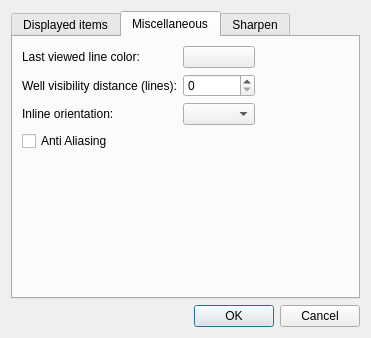
<?xml version="1.0" encoding="UTF-8"?>
<ui version="4.0">
 <class>sliceviewer::DisplayOptionsDialog</class>
 <widget class="QDialog" name="sliceviewer::DisplayOptionsDialog">
  <property name="geometry">
   <rect>
    <x>0</x>
    <y>0</y>
    <width>371</width>
    <height>338</height>
   </rect>
  </property>
  <property name="windowTitle">
   <string>Dialog</string>
  </property>
  <layout class="QVBoxLayout" name="verticalLayout_4">
   <item>
    <widget class="QTabWidget" name="tabWidget">
     <property name="currentIndex">
      <number>1</number>
     </property>
     <widget class="QWidget" name="tabDisplayedItems">
      <attribute name="title">
       <string>Displayed items</string>
      </attribute>
      <layout class="QVBoxLayout" name="verticalLayout">
       <item>
        <widget class="QCheckBox" name="cbDisplayVolumes">
         <property name="text">
          <string>Display volumes</string>
         </property>
        </widget>
       </item>
       <item>
        <widget class="QCheckBox" name="cbDisplayHorizons">
         <property name="text">
          <string>Display horizons</string>
         </property>
        </widget>
       </item>
       <item>
        <widget class="QCheckBox" name="cbDisplayWells">
         <property name="text">
          <string>Display wells</string>
         </property>
        </widget>
       </item>
       <item>
        <widget class="QCheckBox" name="cbDisplayMarkers">
         <property name="text">
          <string>Display markers</string>
         </property>
        </widget>
       </item>
       <item>
        <widget class="QCheckBox" name="cbDisplayTables">
         <property name="text">
          <string>DisplayTables</string>
         </property>
        </widget>
       </item>
       <item>
        <widget class="QCheckBox" name="cbDisplayLastViewed">
         <property name="text">
          <string>Display last viewed line</string>
         </property>
        </widget>
       </item>
       <item>
        <spacer name="verticalSpacer_2">
         <property name="orientation">
          <enum>Qt::Vertical</enum>
         </property>
         <property name="sizeHint" stdset="0">
          <size>
           <width>20</width>
           <height>40</height>
          </size>
         </property>
        </spacer>
       </item>
      </layout>
     </widget>
     <widget class="QWidget" name="tabMiscellaneous">
      <attribute name="title">
       <string>Miscellaneous</string>
      </attribute>
      <layout class="QVBoxLayout" name="verticalLayout_2">
       <item>
        <layout class="QGridLayout" name="gridLayout_3">
         <item row="0" column="0">
          <widget class="QLabel" name="label">
           <property name="text">
            <string>Last viewed line color:</string>
           </property>
          </widget>
         </item>
         <item row="1" column="0">
          <widget class="QLabel" name="label_2">
           <property name="text">
            <string>Well visibility distance (lines):</string>
           </property>
          </widget>
         </item>
         <item row="0" column="1">
          <widget class="ColorButton" name="cbLastViewedColor">
           <property name="text">
            <string/>
           </property>
          </widget>
         </item>
         <item row="1" column="1">
          <widget class="QSpinBox" name="sbWellVisibilityDistance">
           <property name="maximum">
            <number>999999</number>
           </property>
          </widget>
         </item>
         <item row="0" column="2">
          <spacer name="horizontalSpacer">
           <property name="orientation">
            <enum>Qt::Horizontal</enum>
           </property>
           <property name="sizeHint" stdset="0">
            <size>
             <width>40</width>
             <height>20</height>
            </size>
           </property>
          </spacer>
         </item>
         <item row="3" column="0">
          <widget class="QCheckBox" name="cbAntiAliasing">
           <property name="text">
            <string>Anti Aliasing</string>
           </property>
          </widget>
         </item>
         <item row="2" column="0">
          <widget class="QLabel" name="label_5">
           <property name="text">
            <string>Inline orientation:</string>
           </property>
          </widget>
         </item>
         <item row="2" column="1">
          <widget class="QComboBox" name="cbInlineOrientation"/>
         </item>
        </layout>
       </item>
       <item>
        <spacer name="verticalSpacer">
         <property name="orientation">
          <enum>Qt::Vertical</enum>
         </property>
         <property name="sizeHint" stdset="0">
          <size>
           <width>20</width>
           <height>160</height>
          </size>
         </property>
        </spacer>
       </item>
      </layout>
     </widget>
     <widget class="QWidget" name="tabSharpen">
      <attribute name="title">
       <string>Sharpen</string>
      </attribute>
      <layout class="QVBoxLayout" name="verticalLayout_3">
       <item>
        <layout class="QGridLayout" name="gridLayout_4">
         <item row="0" column="0" colspan="2">
          <widget class="QCheckBox" name="cbSharpen">
           <property name="text">
            <string>Sharpen</string>
           </property>
          </widget>
         </item>
         <item row="1" column="0">
          <widget class="QLabel" name="label_3">
           <property name="text">
            <string>Filter size:</string>
           </property>
          </widget>
         </item>
         <item row="1" column="1">
          <widget class="QSpinBox" name="sbFilterSize">
           <property name="minimum">
            <number>3</number>
           </property>
           <property name="maximum">
            <number>9</number>
           </property>
           <property name="singleStep">
            <number>2</number>
           </property>
          </widget>
         </item>
         <item row="1" column="2">
          <spacer name="horizontalSpacer_2">
           <property name="orientation">
            <enum>Qt::Horizontal</enum>
           </property>
           <property name="sizeHint" stdset="0">
            <size>
             <width>40</width>
             <height>20</height>
            </size>
           </property>
          </spacer>
         </item>
         <item row="2" column="0">
          <widget class="QLabel" name="label_4">
           <property name="text">
            <string>Filter Strength:</string>
           </property>
          </widget>
         </item>
         <item row="2" column="1">
          <widget class="QSpinBox" name="sbFilterStrength">
           <property name="maximum">
            <number>100</number>
           </property>
          </widget>
         </item>
        </layout>
       </item>
       <item>
        <spacer name="verticalSpacer_3">
         <property name="orientation">
          <enum>Qt::Vertical</enum>
         </property>
         <property name="sizeHint" stdset="0">
          <size>
           <width>20</width>
           <height>127</height>
          </size>
         </property>
        </spacer>
       </item>
      </layout>
     </widget>
    </widget>
   </item>
   <item>
    <widget class="QDialogButtonBox" name="buttonBox">
     <property name="orientation">
      <enum>Qt::Horizontal</enum>
     </property>
     <property name="standardButtons">
      <set>QDialogButtonBox::Cancel|QDialogButtonBox::Ok</set>
     </property>
    </widget>
   </item>
  </layout>
 </widget>
 <customwidgets>
  <customwidget>
   <class>ColorButton</class>
   <extends>QPushButton</extends>
   <header location="global">colorbutton.h</header>
  </customwidget>
 </customwidgets>
 <resources/>
 <connections>
  <connection>
   <sender>buttonBox</sender>
   <signal>accepted()</signal>
   <receiver>sliceviewer::DisplayOptionsDialog</receiver>
   <slot>accept()</slot>
   <hints>
    <hint type="sourcelabel">
     <x>248</x>
     <y>254</y>
    </hint>
    <hint type="destinationlabel">
     <x>157</x>
     <y>274</y>
    </hint>
   </hints>
  </connection>
  <connection>
   <sender>buttonBox</sender>
   <signal>rejected()</signal>
   <receiver>sliceviewer::DisplayOptionsDialog</receiver>
   <slot>reject()</slot>
   <hints>
    <hint type="sourcelabel">
     <x>316</x>
     <y>260</y>
    </hint>
    <hint type="destinationlabel">
     <x>286</x>
     <y>274</y>
    </hint>
   </hints>
  </connection>
 </connections>
</ui>
